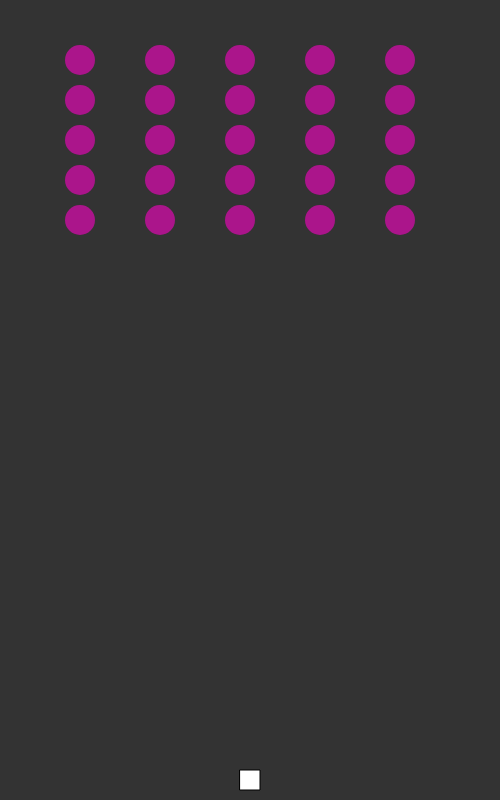
Frame 1 (no input)
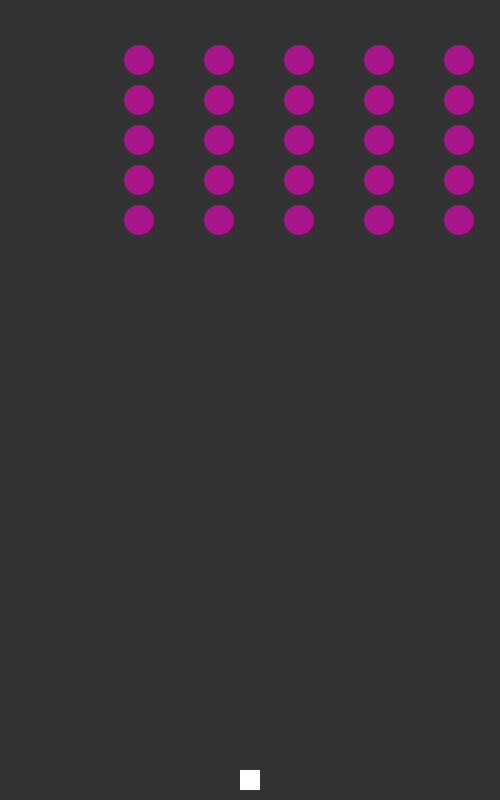
Frame 60 (no input)
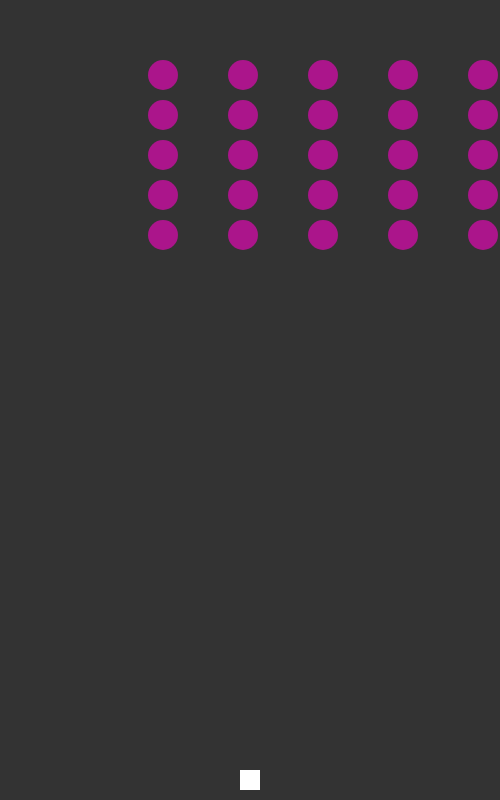
Frame 120 (the mouse pressed at the canvas centre since frame 60)

The p5.js sketch that drew these frames (run headless with seeded random() and noise() and a simulated clock; from frame 60 on, the mouse is pressed at the canvas centre):

// p5.js sketch
// ── sketch.js

var nave;
var enemigos = [];
var disparos = [];
var j = 0;

function setup() {
  createCanvas(500, 800);
  nave = new Nave();

  //intente usar el for anidado y me lo dibujaba mal siempre, por eso este desastre
 for (var i = 0; i < 5; i++) {
    enemigos[i] = new Enemigo( 80, i * 40 +60);
  }
  for (var i = 0; i < 5; i++) {
    enemigos[i+5] = new Enemigo(80 + 80, i * 40 +60);
 }
 for (var i = 0; i < 5; i++) {
  enemigos[i+10] = new Enemigo(160 + 80, i * 40 +60);
 }
 for (var i = 0; i < 5; i++) {
  enemigos[i+15] = new Enemigo(240 + 80, i * 40 +60);
 }
 for (var i = 0; i < 5; i++) {
  enemigos[i+20] = new Enemigo(320 + 80, i * 40 +60);
 }
 
}

function draw() {
  background(51);
  

  for (var i = 0; i < disparos.length; i++) {
    disparos[i].show();
    disparos[i].move();
    for (var j = 0; j < enemigos.length; j++) {
      if (disparos[i].hits(enemigos[j])) {
        enemigos[j].evaporate();
        disparos[i].evaporate();
      }
    }
  }
  nave.show();
  nave.move();

  var edge = false;

  for (var i = 0; i < enemigos.length; i++) {
    enemigos[i].show();
    enemigos[i].move();
    if (enemigos[i].x > width || enemigos[i].x < 0) {
      edge = true;
    }
  }

  if (edge) {
    for (var i = 0; i < enemigos.length; i++) {
      enemigos[i].shiftDown();
    }
  }

  for (var i = disparos.length - 1; i >= 0; i--) {
    if (disparos[i].toDelete) {
      disparos.splice(i, 1);
    }
  }
}

function keyReleased() {
  if (key != ' ') {
    nave.setDir(0);
  }
}

function keyPressed() {
  if (key === ' ') {
    var disparo = new Disparo(nave.x, height - 20);
    disparos.push(disparo);
  }

  if (keyCode === RIGHT_ARROW) {
    nave.setDir(1);
  } else if (keyCode === LEFT_ARROW) {
    nave.setDir(-1);
  }
}

// ── Disparo.js
function Disparo(x, y) {
  this.x = x;
  this.y = y;
  this.r = 8;
  this.toDelete = false;

  this.show = function() {
    noStroke();
    fill(150, 0, 255);
    ellipse(this.x, this.y, this.r * 2, this.r * 2);
  };

  this.evaporate = function() {
    this.toDelete = true;
  };

  this.hits = function(enemigo) {
    var d = dist(this.x, this.y, enemigo.x, enemigo.y);
    if (d < this.r + enemigo.r) {
      return true;
    } else {
      return false;
    }
  };

  this.move = function() {
    this.y = this.y - 5;
  };
}

// ── Enemigo.js
function Enemigo(x, y) {
  this.x = x;
  this.y = y;
  this.r = 15;
  this.toDelete = false;

  this.xdir = 1;

  this.evaporate = function() {
    this.toDelete = true;
  };

  this.shiftDown = function() {
    this.xdir *= -1;
    this.y += this.r;
  };

  this.move = function() {
    this.x = this.x + this.xdir;
  };

  this.show = function() {
    noStroke();
    fill(255, 0, 200, 150);
    ellipse(this.x, this.y, this.r * 2, this.r * 2);
  };
}

// ── Nave.js
function Nave() {
  this.x = width / 2;
  this.xdir = 0;

  this.show = function() {
    fill(255);
    rectMode(CENTER);
    rect(this.x, height - 20, 20, 20);
  };

  this.setDir = function(dir) {
    this.xdir = dir;
  };

  this.move = function(dir) {
    this.x += this.xdir * 5;
  };
}
